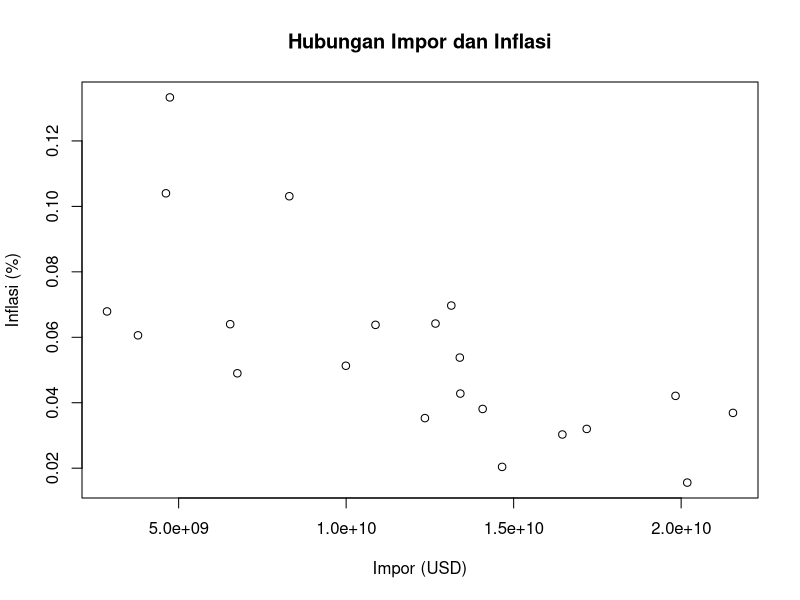
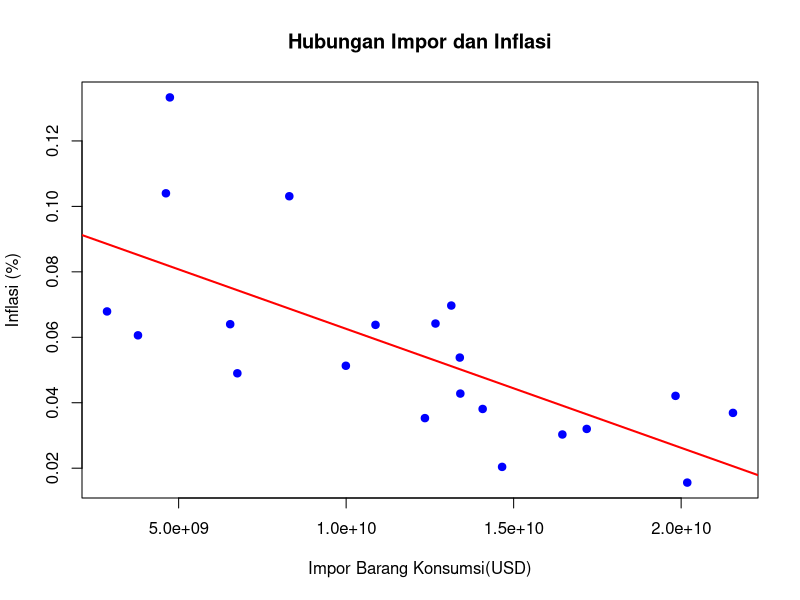

The R source for these figures, in order:
## ---- chunk 1
library(readxl)
library(zoo)
library(lmtest)

## ---- chunk 2
library(readxl)
data<-read_excel('data.xlsx')
head(data)
## ---- chunk 3
plot(data$x, data$y, main="Hubungan Impor dan Inflasi", xlab="Impor (USD)", ylab="Inflasi (%)")
## ---- chunk 4
plot(data$x, data$y, main = "Hubungan Impor dan Inflasi", xlab = "Impor Barang Konsumsi(USD)", ylab = "Inflasi (%)", pch=19, col="blue")
abline(lm(y~x, data = data), col="red",lwd=2)
## ---- chunk 5
model<-lm(y~x, data = data)
summary(model)
## ---- chunk 6
shapiro.test(resid(model))
## ---- chunk 7
library(zoo)
library(lmtest)
bptest(model)
